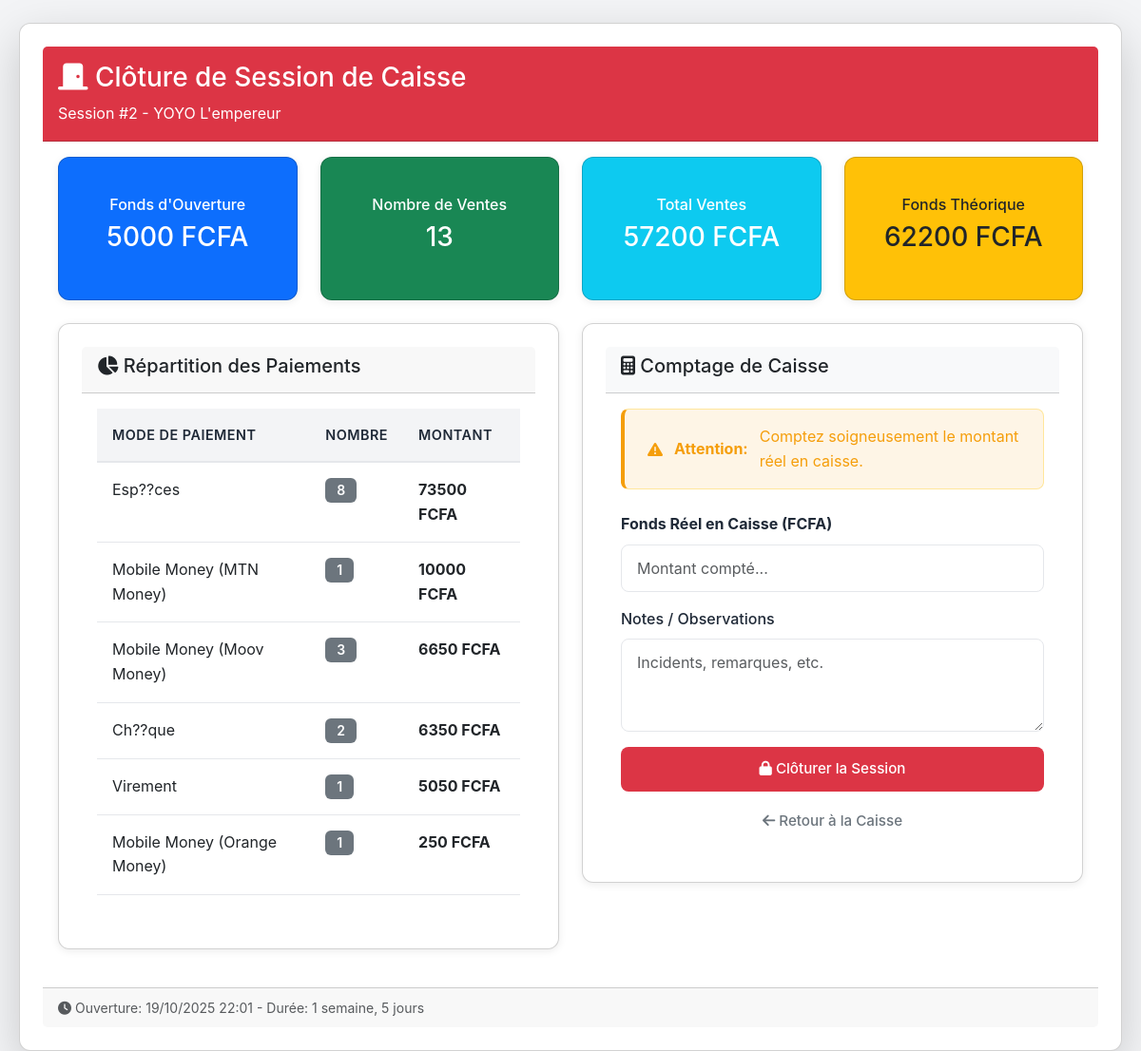
Screenshot of /pos/cloturer-session/ (signed in) with the database file from the repository.
### CarrefourApp/models.py (models this page shows, shortened)
class SessionCaisse(models.Model):
    numero_caisse = models.PositiveIntegerField(
        default=1,
        verbose_name="Numéro de caisse",
        help_text="Numéro de la caisse physique (1-10)"
    )
    caissier = models.ForeignKey(
        Employe,
        on_delete=models.PROTECT,
        related_name='sessions_caisse',
        verbose_name="Caissier"
    )
    date_ouverture = models.DateTimeField(
        auto_now_add=True,
        verbose_name="Date et heure d'ouverture"
    )
    date_cloture = models.DateTimeField(
        null=True,
        blank=True,
        verbose_name="Date et heure de clôture"
    )
    fonds_ouverture = models.DecimalField(
        max_digits=10,
        decimal_places=2,
        verbose_name="Fonds d'ouverture (FCFA)"
    )
    fonds_cloture_theorique = models.DecimalField(
        max_digits=12,
        decimal_places=2,
        null=True,
        blank=True,
        verbose_name="Fonds théorique de clôture (FCFA)"
    )
    fonds_cloture_reel = models.DecimalField(
        max_digits=12,
        decimal_places=2,
        null=True,
        blank=True,
        verbose_name="Fonds réel de clôture (FCFA)"
    )
    ecart = models.DecimalField(
        max_digits=10,
        decimal_places=2,
        default=0,
        verbose_name="Écart (FCFA)"
    )
    est_cloturee = models.BooleanField(
        default=False,
        verbose_name="Session clôturée"
    )
    notes = models.TextField(
        blank=True,
        verbose_name="Notes"
    )
    class Meta:
        verbose_name = "Session de caisse"
        verbose_name_plural = "Sessions de caisse"
        ordering = ['-date_ouverture']
    def calculer_fonds_theorique(self):
        total_ventes = sum(
            t.montant_final for t in Transaction.objects.filter(
                caissier=self.caissier,
                date_transaction__gte=self.date_ouverture,
                date_transaction__lte=self.date_cloture if self.date_cloture else timezone.now(),
                statut='VALIDEE'
            )
        )
        return self.fonds_ouverture + total_ventes

class Employe(AbstractUser):
    ROLES = [
        ('DG', 'Directeur Général'),
        ('DAF', 'Directeur Administratif et Financier'),
        ('RH', 'Responsable RH'),
        ('STOCK', 'Gestionnaire Stock'),
        ('CAISSIER', 'Caissier'),
        ('MARKETING', 'Marketing'),
        ('ANALYSTE', 'Analyste'),
    ]
    DEPARTEMENTS = [
        ('DIRECTION', 'Direction Générale'),
        ('FINANCE', 'Finance'),
        ('RH', 'Ressources Humaines'),
        ('LOGISTIQUE', 'Logistique'),
        ('VENTES', 'Ventes'),
        ('MARKETING', 'Marketing'),
        ('ALIMENTAIRE', 'Alimentaire'),
        ('HYGIENE', 'Hygiène'),
    ]
    employee_id = models.CharField(max_length=20, unique=True, blank=True)
    role = models.CharField(max_length=20, choices=ROLES, default='CAISSIER')
    departement = models.CharField(max_length=50, choices=DEPARTEMENTS, default='VENTES')
    telephone = models.CharField(max_length=20, blank=True)
    photo = models.ImageField(upload_to='employees/', blank=True, null=True)
    date_embauche = models.DateField(default=timezone.now)
    est_actif = models.BooleanField(default=True)
    est_compte_systeme = models.BooleanField(default=False, help_text="Compte système protégé (DG, DAF, RH) - Ne peut pas être supprimé")
    acces_stocks = models.BooleanField(default=False)
    acces_caisse = models.BooleanField(default=False)
    acces_fidelisation = models.BooleanField(default=False)
    acces_rapports = models.BooleanField(default=False)
    heure_debut_travail = models.TimeField(default='08:00', help_text="Heure de début de travail")
    heure_fin_travail = models.TimeField(default='17:00', help_text="Heure de fin de travail")
    duree_pause = models.IntegerField(default=90, help_text="Durée de la pause en minutes (par défaut 1h30)")
    derniere_connexion_custom = models.DateTimeField(null=True, blank=True)
    class Meta:
        verbose_name = 'Employé'
        verbose_name_plural = 'Employés'

class TypePaiement(models.Model):
    nom = models.CharField(
        max_length=50,
        unique=True,
        verbose_name="Nom du type de paiement"
    )
    code = models.CharField(
        max_length=20,
        unique=True,
        verbose_name="Code"
    )
    est_actif = models.BooleanField(
        default=True,
        verbose_name="Type actif"
    )
    icone = models.CharField(
        max_length=50,
        blank=True,
        verbose_name="Icône FontAwesome",
        help_text="Ex: fa-money-bill-wave, fa-credit-card"
    )
    class Meta:
        verbose_name = "Type de paiement"
        verbose_name_plural = "Types de paiement"
        ordering = ['nom']

### CarrefourApp/views.py (the view, shortened to what this page needs)
# urls.py: path('pos/cloturer-session/', views.pos_cloturer_session, name='pos_cloturer_session'),
@login_required
def pos_cloturer_session(request):
    session = SessionCaisse.objects.filter(
        caissier=request.user,
        est_cloturee=False
    ).first()
    if not session:
        messages.error(request, "Aucune session ouverte à clôturer.")
        return redirect('dashboard_caisse')
    transactions = Transaction.objects.filter(
        caissier=request.user,
        date_transaction__gte=session.date_ouverture,
        statut='VALIDEE'
    )
    nb_transactions = transactions.count()
    total_ventes = transactions.aggregate(total=Sum('montant_final'))['total'] or 0
    paiements_stats = Paiement.objects.filter(
        transaction__in=transactions
    ).values('type_paiement__nom').annotate(
        total=Sum('montant'),
        count=Count('id')
    ).order_by('-total')
    context = {
        'session': session,
        'nb_transactions': nb_transactions,
        'total_ventes': total_ventes,
        'paiements_stats': paiements_stats,
        'fonds_theorique': session.calculer_fonds_theorique(),
    }
    return render(request, 'caisse/pos_cloturer_session.html', context)

### templates/caisse/pos_cloturer_session.html (shortened to what this page needs)
{% extends 'base.html' %}
{% load static %}
{% block content %}
<div class="container mt-4">
    <div class="row">
        <div class="col-12">
            <div class="card shadow-lg">
                <div class="card-header bg-danger text-white py-3">
                    <h3><i class="fas fa-door-closed"></i> Clôture de Session de Caisse</h3>
                    <p class="mb-0">Session #{{ session.id }} - {{ session.caissier.get_full_name }}</p>
                </div>
                <div class="card-body">
                    <div class="row mb-4">
                        <div class="col-md-3">
                            <div class="card bg-primary text-white">
                                <div class="card-body text-center">
                                    <h6>Fonds d'Ouverture</h6>
                                    <h3>{{ session.fonds_ouverture|floatformat:0 }} FCFA</h3>
                                </div>
                            </div>
                        </div>
                        <div class="col-md-3">
                            <div class="card bg-success text-white">
                                <div class="card-body text-center">
                                    <h6>Nombre de Ventes</h6>
                                    <h3>{{ nb_transactions }}</h3>
                                </div>
                            </div>
                        </div>
                        <div class="col-md-3">
                            <div class="card bg-info text-white">
                                <div class="card-body text-center">
                                    <h6>Total Ventes</h6>
                                    <h3>{{ total_ventes|floatformat:0 }} FCFA</h3>
                                </div>
                            </div>
                        </div>
                        <div class="col-md-3">
                            <div class="card bg-warning text-dark">
                                <div class="card-body text-center">
                                    <h6>Fonds Théorique</h6>
                                    <h3>{{ fonds_theorique|floatformat:0 }} FCFA</h3>
                                </div>
                            </div>
                        </div>
                    </div>
                    <div class="row mb-4">
                        <div class="col-md-6">
                            <div class="card">
                                <div class="card-header">
                                    <h5><i class="fas fa-chart-pie"></i> Répartition des Paiements</h5>
                                </div>
                                <div class="card-body">
                                    <table class="table table-sm">
                                        <thead>
                                            <tr>
                                                <th>Mode de Paiement</th>
                                                <th>Nombre</th>
                                                <th>Montant</th>
                                            </tr>
                                        </thead>
                                        <tbody>
                                            {% for stat in paiements_stats %}
                                            <tr>
                                                <td>{{ stat.type_paiement__nom }}</td>
                                                <td><span class="badge bg-secondary">{{ stat.count }}</span></td>
                                                <td><strong>{{ stat.total|floatformat:0 }} FCFA</strong></td>
                                            </tr>
                                            {% empty %}
                                            <tr>
                                                <td colspan="3" class="text-center text-muted">Aucun paiement</td>
                                            </tr>
                                            {% endfor %}
                                        </tbody>
                                    </table>
                                </div>
                            </div>
                        </div>
                        <div class="col-md-6">
                            <div class="card">
                                <div class="card-header bg-light">
                                    <h5><i class="fas fa-calculator"></i> Comptage de Caisse</h5>
                                </div>
                                <div class="card-body">
                                    <form method="post">
                                        <div class="alert alert-warning">
                                            <i class="fas fa-exclamation-triangle"></i>
                                            <strong>Attention:</strong> Comptez soigneusement le montant réel en caisse.
                                        </div>
                                        <div class="mb-3">
                                            <label for="fonds_reel" class="form-label">
                                                <strong>Fonds Réel en Caisse (FCFA)</strong>
                                            </label>
                                            <input type="number"
                                                   class="form-control form-control-lg"
                                                   id="fonds_reel"
                                                   name="fonds_reel"
                                                   required
                                                   min="0"
                                                   step="100"
                                                   placeholder="Montant compté..."
                                                   autofocus>
                                        </div>
                                        <div class="mb-3">
                                            <label for="notes" class="form-label">Notes / Observations</label>
                                            <textarea class="form-control"
                                                      id="notes"
                                                      name="notes"
                                                      rows="3"
                                                      placeholder="Incidents, remarques, etc."></textarea>
                                        </div>
                                        <div class="d-grid gap-2">
                                            <button type="submit" class="btn btn-danger btn-lg">
                                                <i class="fas fa-lock"></i> Clôturer la Session
                                            </button>
                                            <a href="{% url 'pos_interface' %}" class="btn btn-outline-secondary">
                                                <i class="fas fa-arrow-left"></i> Retour à la Caisse
                                            </a>
                                        </div>
                                    </form>
                                </div>
                            </div>
                        </div>
                    </div>
                </div>
                <div class="card-footer text-muted">
                    <small>
                        <i class="fas fa-clock"></i>
                        Ouverture: {{ session.date_ouverture|date:"d/m/Y H:i" }} -
                        Durée: {{ session.date_ouverture|timesince }}
                    </small>
                </div>
            </div>
        </div>
    </div>
</div>
{% endblock %}

### rows the page displays
SessionCaisse: id "2", caissier.get_full_name "YOYO L'empereur", fonds_ouverture "5000", date_ouverture "19/10/2025 22:01", date_ouverture "1 semaine, 5 jours"
TypePaiement: type_paiement__nom "Esp??ces", count "8", total "73500"
TypePaiement: type_paiement__nom "Mobile Money (MTN Money)", count "1", total "10000"
TypePaiement: type_paiement__nom "Mobile Money (Moov Money)", count "3", total "6650"
TypePaiement: type_paiement__nom "Ch??que", count "2", total "6350"
TypePaiement: type_paiement__nom "Virement", count "1", total "5050"
TypePaiement: type_paiement__nom "Mobile Money (Orange Money)", count "1", total "250"

### other values shown
{{ nb_transactions }} "13"
{{ total_ventes|floatformat:0 }} "57200"
{{ fonds_theorique|floatformat:0 }} "62200"
